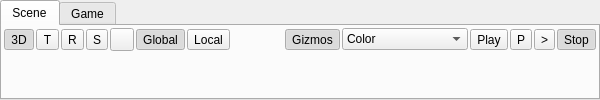
  <widget class="QWidget" name="centralwidget">
   <layout class="QHBoxLayout" name="horizontalLayout_6">
    <property name="leftMargin">
     <number>0</number>
    </property>
    <property name="topMargin">
     <number>0</number>
    </property>
    <property name="rightMargin">
     <number>0</number>
    </property>
    <property name="bottomMargin">
     <number>0</number>
    </property>
    <item>
     <widget class="QTabWidget" name="tabContainerSceneGame">
      <property name="sizePolicy">
       <sizepolicy hsizetype="Expanding" vsizetype="Expanding">
        <horstretch>0</horstretch>
        <verstretch>0</verstretch>
       </sizepolicy>
      </property>
      <property name="currentIndex">
       <number>0</number>
      </property>
      <property name="movable">
       <bool>true</bool>
      </property>
      <widget class="QWidget" name="tabScene">
       <property name="sizePolicy">
        <sizepolicy hsizetype="Expanding" vsizetype="Expanding">
         <horstretch>0</horstretch>
         <verstretch>0</verstretch>
        </sizepolicy>
       </property>
       <attribute name="icon">
        <iconset resource="QtResources.qrc">
         <normaloff>:/Bang/Icons/SceneIcon.png</normaloff>:/Bang/Icons/SceneIcon.png</iconset>
       </attribute>
       <attribute name="title">
        <string>Scene</string>
       </attribute>
       <layout class="QVBoxLayout" name="verticalLayout_11">
        <property name="spacing">
         <number>0</number>
        </property>
        <property name="leftMargin">
         <number>0</number>
        </property>
        <property name="topMargin">
         <number>0</number>
        </property>
        <property name="rightMargin">
         <number>0</number>
        </property>
        <property name="bottomMargin">
         <number>0</number>
        </property>
        <item>
         <layout class="QVBoxLayout" name="tabSceneVLayout" stretch="0,9999">
          <property name="spacing">
           <number>0</number>
          </property>
          <item>
           <widget class="Toolbar" name="screenToolbar" native="true">
            <layout class="QHBoxLayout" name="horizontalLayout">
             <property name="spacing">
              <number>2</number>
             </property>
             <property name="leftMargin">
              <number>2</number>
             </property>
             <property name="topMargin">
              <number>2</number>
             </property>
             <property name="rightMargin">
              <number>2</number>
             </property>
             <property name="bottomMargin">
              <number>2</number>
             </property>
             <item>
              <widget class="QToolButton" name="buttonOrthoPerspectiveMode">
               <property name="font">
                <font>
                 <pointsize>9</pointsize>
                </font>
               </property>
               <property name="text">
                <string>3D</string>
               </property>
               <property name="checkable">
                <bool>true</bool>
               </property>
               <property name="checked">
                <bool>true</bool>
               </property>
              </widget>
             </item>
             <item>
              <widget class="QToolButton" name="buttonTranslateMode">
               <property name="text">
                <string>T</string>
               </property>
               <property name="icon">
                <iconset resource="qdarkstyle/style.qrc">
                 <normaloff>:/qss_icons/Icons/translate.png</normaloff>:/qss_icons/Icons/translate.png</iconset>
               </property>
               <property name="checkable">
                <bool>true</bool>
               </property>
               <property name="popupMode">
                <enum>QToolButton::DelayedPopup</enum>
               </property>
               <property name="toolButtonStyle">
                <enum>Qt::ToolButtonIconOnly</enum>
               </property>
               <property name="autoRaise">
                <bool>false</bool>
               </property>
               <property name="arrowType">
                <enum>Qt::NoArrow</enum>
               </property>
              </widget>
             </item>
             <item>
              <widget class="QToolButton" name="buttonRotateMode">
               <property name="text">
                <string>R</string>
               </property>
               <property name="icon">
                <iconset resource="qdarkstyle/style.qrc">
                 <normaloff>:/qss_icons/Icons/rotate.png</normaloff>:/qss_icons/Icons/rotate.png</iconset>
               </property>
               <property name="checkable">
                <bool>true</bool>
               </property>
              </widget>
             </item>
             <item>
              <widget class="QToolButton" name="buttonScaleMode">
               <property name="text">
                <string>S</string>
               </property>
               <property name="icon">
                <iconset resource="qdarkstyle/style.qrc">
                 <normaloff>:/qss_icons/Icons/scale.png</normaloff>:/qss_icons/Icons/scale.png</iconset>
               </property>
               <property name="checkable">
                <bool>true</bool>
               </property>
              </widget>
             </item>
             <item>
              <widget class="QToolButton" name="buttonRectTransformMode">
               <property name="text">
                <string/>
               </property>
               <property name="icon">
                <iconset resource="QtResources.qrc">
                 <normaloff>:/Bang/Icons/RectTransformIcon.png</normaloff>:/Bang/Icons/RectTransformIcon.png</iconset>
               </property>
               <property name="checkable">
                <bool>true</bool>
               </property>
              </widget>
             </item>
             <item>
              <widget class="QToolButton" name="buttonGlobalCoords">
               <property name="text">
                <string>Global</string>
               </property>
               <property name="checkable">
                <bool>true</bool>
               </property>
               <property name="checked">
                <bool>true</bool>
               </property>
               <property name="autoExclusive">
                <bool>false</bool>
               </property>
              </widget>
             </item>
             <item>
              <widget class="QToolButton" name="buttonLocalCoords">
               <property name="text">
                <string>Local</string>
               </property>
               <property name="checkable">
                <bool>true</bool>
               </property>
              </widget>
             </item>
             <item>
              <spacer name="horizontalSpacer_5">
               <property name="orientation">
                <enum>Qt::Horizontal</enum>
               </property>
               <property name="sizeHint" stdset="0">
                <size>
                 <width>53</width>
                 <height>13</height>
                </size>
               </property>
              </spacer>
             </item>
             <item>
              <widget class="QToolButton" name="buttonShowGizmos">
               <property name="text">
                <string>Gizmos</string>
               </property>
               <property name="checkable">
                <bool>true</bool>
               </property>
               <property name="checked">
                <bool>true</bool>
               </property>
              </widget>
             </item>
             <item>
              <widget class="QComboBox" name="comboBoxGBufferAttachment">
               <property name="sizeAdjustPolicy">
                <enum>QComboBox::AdjustToMinimumContentsLength</enum>
               </property>
               <property name="minimumContentsLength">
                <number>12</number>
               </property>
               <property name="iconSize">
                <size>
                 <width>5</width>
                 <height>5</height>
                </size>
               </property>
               <property name="frame">
                <bool>true</bool>
               </property>
               <item>
                <property name="text">
                 <string>Color</string>
                </property>
               </item>
               <item>
                <property name="text">
                 <string>Normal</string>
                </property>
               </item>
               <item>
                <property name="text">
                 <string>Diffuse Color</string>
                </property>
               </item>
              </widget>
             </item>
             <item>
              <widget class="QToolButton" name="buttonPlay">
               <property name="text">
                <string>Play</string>
               </property>
               <property name="icon">
                <iconset resource="qdarkstyle/style.qrc">
                 <normaloff>:/qss_icons/Icons/play.png</normaloff>:/qss_icons/Icons/play.png</iconset>
               </property>
               <property name="checkable">
                <bool>true</bool>
               </property>
              </widget>
             </item>
             <item>
              <widget class="QToolButton" name="buttonPause">
               <property name="text">
                <string>P</string>
               </property>
               <property name="icon">
                <iconset resource="QtResources.qrc">
                 <normaloff>:/Bang/Icons/Pause.png</normaloff>:/Bang/Icons/Pause.png</iconset>
               </property>
               <property name="checkable">
                <bool>true</bool>
               </property>
              </widget>
             </item>
             <item>
              <widget class="QToolButton" name="buttonStepFrame">
               <property name="text">
                <string>&gt;</string>
               </property>
               <property name="icon">
                <iconset resource="QtResources.qrc">
                 <normaloff>:/Bang/Icons/Step.png</normaloff>:/Bang/Icons/Step.png</iconset>
               </property>
               <property name="checkable">
                <bool>false</bool>
               </property>
              </widget>
             </item>
             <item>
              <widget class="QToolButton" name="buttonStop">
               <property name="text">
                <string>Stop</string>
               </property>
               <property name="icon">
                <iconset resource="qdarkstyle/style.qrc">
                 <normaloff>:/qss_icons/Icons/stop.png</normaloff>:/qss_icons/Icons/stop.png</iconset>
               </property>
               <property name="checkable">
                <bool>true</bool>
               </property>
               <property name="checked">
                <bool>true</bool>
               </property>
              </widget>
             </item>
            </layout>
           </widget>
          </item>
          <item>
           <widget class="EditorScreen" name="screen" native="true">
            <property name="focusPolicy">
             <enum>Qt::StrongFocus</enum>
            </property>
           </widget>
          </item>
         </layout>
        </item>
       </layout>
      </widget>
      <widget class="QWidget" name="tabGame">
       <attribute name="icon">
        <iconset resource="QtResources.qrc">
         <normaloff>:/Bang/Icons/play.png</normaloff>:/Bang/Icons/play.png</iconset>
       </attribute>
       <attribute name="title">
        <string>Game</string>
       </attribute>
       <layout class="QVBoxLayout" name="verticalLayout_12">
        <property name="spacing">
         <number>0</number>
        </property>
        <property name="leftMargin">
         <number>0</number>
        </property>
        <property name="topMargin">
         <number>0</number>
        </property>
        <property name="rightMargin">
         <number>0</number>
        </property>
        <property name="bottomMargin">
         <number>0</number>
        </property>
        <item>
         <layout class="QVBoxLayout" name="tabGameVLayout">
          <property name="spacing">
           <number>0</number>
          </property>
         </layout>
        </item>
       </layout>
      </widget>
     </widget>
    </item>
   </layout>
  </widget>
